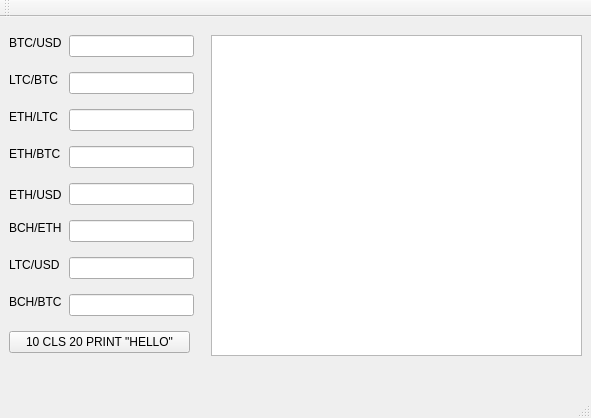
<?xml version="1.0" encoding="UTF-8"?>
<ui version="4.0">
 <class>trio</class>
 <widget class="QMainWindow" name="trio">
  <property name="geometry">
   <rect>
    <x>0</x>
    <y>0</y>
    <width>591</width>
    <height>418</height>
   </rect>
  </property>
  <property name="windowTitle">
   <string>trio</string>
  </property>
  <widget class="QWidget" name="centralWidget">
   <widget class="QLabel" name="label">
    <property name="geometry">
     <rect>
      <x>9</x>
      <y>18</y>
      <width>54</width>
      <height>16</height>
     </rect>
    </property>
    <property name="text">
     <string>BTC/USD</string>
    </property>
   </widget>
   <widget class="QLabel" name="label_2">
    <property name="geometry">
     <rect>
      <x>9</x>
      <y>55</y>
      <width>51</width>
      <height>16</height>
     </rect>
    </property>
    <property name="text">
     <string>LTC/BTC</string>
    </property>
   </widget>
   <widget class="QLabel" name="label_3">
    <property name="geometry">
     <rect>
      <x>9</x>
      <y>92</y>
      <width>51</width>
      <height>16</height>
     </rect>
    </property>
    <property name="text">
     <string>ETH/LTC</string>
    </property>
   </widget>
   <widget class="QLabel" name="label_4">
    <property name="geometry">
     <rect>
      <x>9</x>
      <y>129</y>
      <width>52</width>
      <height>16</height>
     </rect>
    </property>
    <property name="text">
     <string>ETH/BTC</string>
    </property>
   </widget>
   <widget class="QLabel" name="label_5">
    <property name="geometry">
     <rect>
      <x>9</x>
      <y>170</y>
      <width>54</width>
      <height>16</height>
     </rect>
    </property>
    <property name="text">
     <string>ETH/USD</string>
    </property>
   </widget>
   <widget class="QLabel" name="label_6">
    <property name="geometry">
     <rect>
      <x>9</x>
      <y>203</y>
      <width>54</width>
      <height>16</height>
     </rect>
    </property>
    <property name="text">
     <string>BCH/ETH</string>
    </property>
   </widget>
   <widget class="QLabel" name="label_7">
    <property name="geometry">
     <rect>
      <x>9</x>
      <y>240</y>
      <width>53</width>
      <height>16</height>
     </rect>
    </property>
    <property name="text">
     <string>LTC/USD</string>
    </property>
   </widget>
   <widget class="QLabel" name="label_8">
    <property name="geometry">
     <rect>
      <x>9</x>
      <y>277</y>
      <width>54</width>
      <height>16</height>
     </rect>
    </property>
    <property name="text">
     <string>BCH/BTC</string>
    </property>
   </widget>
   <widget class="QLineEdit" name="lineBTC_USD">
    <property name="geometry">
     <rect>
      <x>69</x>
      <y>18</y>
      <width>125</width>
      <height>22</height>
     </rect>
    </property>
    <property name="sizePolicy">
     <sizepolicy hsizetype="MinimumExpanding" vsizetype="Fixed">
      <horstretch>0</horstretch>
      <verstretch>0</verstretch>
     </sizepolicy>
    </property>
   </widget>
   <widget class="QLineEdit" name="lineLTC_BTC">
    <property name="geometry">
     <rect>
      <x>69</x>
      <y>55</y>
      <width>125</width>
      <height>22</height>
     </rect>
    </property>
    <property name="sizePolicy">
     <sizepolicy hsizetype="MinimumExpanding" vsizetype="Fixed">
      <horstretch>0</horstretch>
      <verstretch>0</verstretch>
     </sizepolicy>
    </property>
   </widget>
   <widget class="QLineEdit" name="lineETH_LTC">
    <property name="geometry">
     <rect>
      <x>69</x>
      <y>92</y>
      <width>125</width>
      <height>22</height>
     </rect>
    </property>
    <property name="sizePolicy">
     <sizepolicy hsizetype="MinimumExpanding" vsizetype="Fixed">
      <horstretch>0</horstretch>
      <verstretch>0</verstretch>
     </sizepolicy>
    </property>
   </widget>
   <widget class="QLineEdit" name="lineETH_BTC">
    <property name="geometry">
     <rect>
      <x>69</x>
      <y>129</y>
      <width>125</width>
      <height>22</height>
     </rect>
    </property>
    <property name="sizePolicy">
     <sizepolicy hsizetype="MinimumExpanding" vsizetype="Fixed">
      <horstretch>0</horstretch>
      <verstretch>0</verstretch>
     </sizepolicy>
    </property>
   </widget>
   <widget class="QLineEdit" name="lineETH_USD">
    <property name="geometry">
     <rect>
      <x>69</x>
      <y>166</y>
      <width>125</width>
      <height>22</height>
     </rect>
    </property>
    <property name="sizePolicy">
     <sizepolicy hsizetype="MinimumExpanding" vsizetype="Fixed">
      <horstretch>0</horstretch>
      <verstretch>0</verstretch>
     </sizepolicy>
    </property>
   </widget>
   <widget class="QLineEdit" name="lineBCH_ETH">
    <property name="geometry">
     <rect>
      <x>69</x>
      <y>203</y>
      <width>125</width>
      <height>22</height>
     </rect>
    </property>
    <property name="sizePolicy">
     <sizepolicy hsizetype="MinimumExpanding" vsizetype="Fixed">
      <horstretch>0</horstretch>
      <verstretch>0</verstretch>
     </sizepolicy>
    </property>
   </widget>
   <widget class="QLineEdit" name="lineLTC_USD">
    <property name="geometry">
     <rect>
      <x>69</x>
      <y>240</y>
      <width>125</width>
      <height>22</height>
     </rect>
    </property>
    <property name="sizePolicy">
     <sizepolicy hsizetype="MinimumExpanding" vsizetype="Fixed">
      <horstretch>0</horstretch>
      <verstretch>0</verstretch>
     </sizepolicy>
    </property>
   </widget>
   <widget class="QLineEdit" name="lineBCH_BTC">
    <property name="geometry">
     <rect>
      <x>69</x>
      <y>277</y>
      <width>125</width>
      <height>22</height>
     </rect>
    </property>
    <property name="sizePolicy">
     <sizepolicy hsizetype="MinimumExpanding" vsizetype="Fixed">
      <horstretch>0</horstretch>
      <verstretch>0</verstretch>
     </sizepolicy>
    </property>
   </widget>
   <widget class="QPushButton" name="pushButton">
    <property name="geometry">
     <rect>
      <x>9</x>
      <y>314</y>
      <width>181</width>
      <height>22</height>
     </rect>
    </property>
    <property name="text">
     <string>10 CLS 20 PRINT &quot;HELLO&quot;</string>
    </property>
   </widget>
   <widget class="QPlainTextEdit" name="plainTextEdit">
    <property name="geometry">
     <rect>
      <x>211</x>
      <y>18</y>
      <width>371</width>
      <height>321</height>
     </rect>
    </property>
    <property name="sizePolicy">
     <sizepolicy hsizetype="Maximum" vsizetype="Expanding">
      <horstretch>0</horstretch>
      <verstretch>0</verstretch>
     </sizepolicy>
    </property>
   </widget>
  </widget>
  <widget class="QMenuBar" name="menuBar">
   <property name="geometry">
    <rect>
     <x>0</x>
     <y>0</y>
     <width>591</width>
     <height>19</height>
    </rect>
   </property>
  </widget>
  <widget class="QToolBar" name="mainToolBar">
   <attribute name="toolBarArea">
    <enum>TopToolBarArea</enum>
   </attribute>
   <attribute name="toolBarBreak">
    <bool>false</bool>
   </attribute>
  </widget>
  <widget class="QStatusBar" name="statusBar"/>
 </widget>
 <layoutdefault spacing="6" margin="11"/>
 <resources/>
 <connections/>
</ui>
